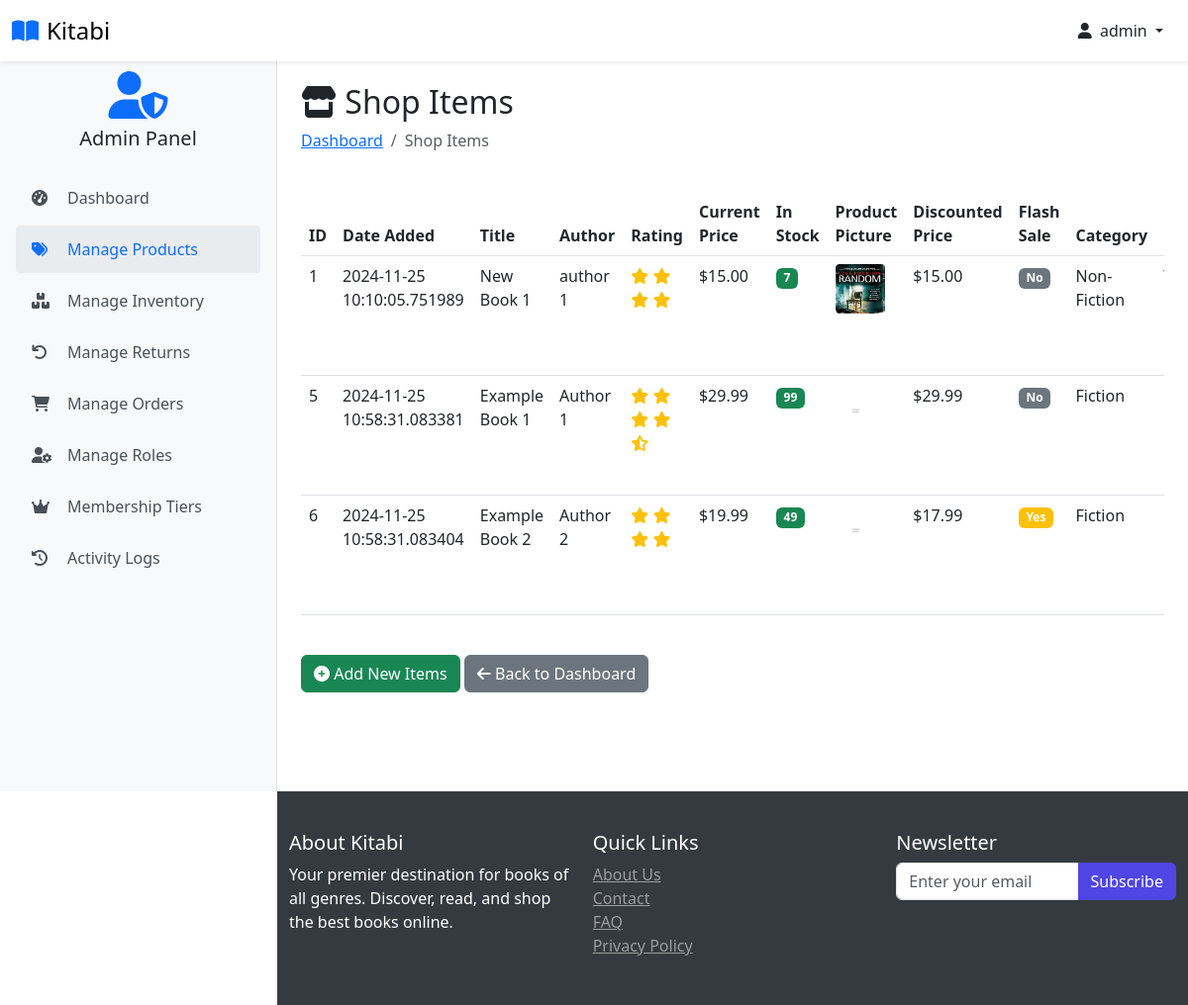
The page /shop-items (signed in) on the database its author committed.
### website/models.py (models this page shows, shortened)
class Customer(db.Model, UserMixin):
    id = db.Column(db.Integer, primary_key=True)
    full_name = db.Column(db.String(100), nullable=False)
    email = db.Column(db.String(100), unique=True, nullable=False)
    username = db.Column(db.String(100), unique=True, nullable=False)
    password_hash = db.Column(db.String(200), nullable=False)
    date_joined = db.Column(db.DateTime(), default=datetime.utcnow)
    is_admin_val = db.Column(db.Boolean, default=False)
    last_login = db.Column(db.DateTime)
    status = db.Column(db.String(20), default='active')
    membership_tier_id = db.Column(db.Integer, db.ForeignKey('membership_tier.id'), default=1)  # Default to Normal
    points = db.Column(db.Integer, default=0)
    membership_tier = db.relationship('MembershipTier', backref='customers')
    cart_items = db.relationship('Cart', back_populates='customer', lazy=True)
    orders = db.relationship('Order', back_populates='customer', lazy=True)
    activity_logs = db.relationship('ActivityLog', back_populates='user', lazy=True)
    returns = db.relationship('Return', foreign_keys='Return.customer_link', back_populates='customer', lazy=True)
    roles = db.relationship(
        'Role',
        secondary=user_roles,
        back_populates='users',
        lazy='dynamic'
    )
    @property
    def password(self):
        raise AttributeError('Password is not a readable Attribute')
    @property
    def is_admin(self):
        return self.is_admin_val or any(
            role.name in ['Super Admin', 'Product Manager', 'Order Manager']
            for role in self.roles
        )
    def has_permission(self, permission):
        if not self.roles:
            return False
        for role in self.roles:
            permissions = role.permissions or []
            if permission in permissions:
                return True
        return False

class Product(db.Model):
    id = db.Column(db.Integer, primary_key=True)
    product_name = db.Column(db.String(100), nullable=False)
    author = db.Column(db.String(100), nullable=False)
    rating = db.Column(db.Float, nullable=False)
    current_price = db.Column(db.Float, nullable=False)
    in_stock = db.Column(db.Integer, nullable=False)
    low_stock_threshold = db.Column(db.Integer, default=10)
    warehouse_location = db.Column(db.String(100), nullable=False, default='Main Warehouse')
    promotion_percentage = db.Column(db.Integer, default=0)
    discounted_price = db.Column(db.Float, nullable=True)
    product_picture = db.Column(db.String(1000), nullable=False)
    flash_sale = db.Column(db.Boolean, default=False)
    date_added = db.Column(db.DateTime, default=datetime.utcnow)
    category_id = db.Column(db.Integer, db.ForeignKey('category.id'), nullable=False)
    subcategory_id = db.Column(db.Integer, db.ForeignKey('sub_category.id'), nullable=False)
    last_stock_update = db.Column(db.DateTime, default=datetime.utcnow)
    returns = db.relationship('Return', foreign_keys='Return.product_link', back_populates='product', lazy=True)
    carts = db.relationship('Cart', back_populates='product', lazy=True)
    orders = db.relationship('Order', back_populates='product', lazy=True)
    stock_history = db.relationship('StockHistory', back_populates='product', lazy=True)
    category = db.relationship('Category', back_populates='products')
    subcategory = db.relationship('SubCategory', back_populates='products')

class Category(db.Model):
    id = db.Column(db.Integer, primary_key=True)
    name = db.Column(db.String(100), nullable=False, unique=True)
    products = db.relationship('Product', back_populates='category', lazy=True)
    subcategories = db.relationship('SubCategory', back_populates='category', lazy=True)

### website/admin.py (the view)
@admin.route('/shop-items', methods=['GET', 'POST'])
@login_required
@admin_required
@check_permission('manage_products')
def shop_items():
    items = Product.query.order_by(Product.date_added).all()
    low_stock_items = [item for item in items if item.in_stock < 10]
    return render_template('shop_items.html', items=items, low_stock_items=low_stock_items)

### website/templates/shop_items.html (shortened to what this page needs)
{% extends 'base.html' %}
{% block body %}
<div class="container  ">
    <div class="row mb-4">
        <div class="col">
            <h2><i class="fas fa-store"></i> Shop Items</h2>
            <nav aria-label="breadcrumb">
                <ol class="breadcrumb">
                    <li class="breadcrumb-item"><a href="{{ url_for('admin.admin_page') }}">Dashboard</a></li>
                    <li class="breadcrumb-item active">Shop Items</li>
                </ol>
            </nav>
        </div>
    </div>
    {% if items | length < 1 %}
    <div class="alert alert-info">
        <h4 class="alert-heading">No Shop Items Available</h4>
        <p>Please add items to the shop to view them here.</p>
    </div>
    {% else %}
    <div class="table-responsive">
        <table class="table table-hover">
            <thead class="thead-light">
                <tr>
                    <th scope="col">ID</th>
                    <th scope="col">Date Added</th>
                    <th scope="col">Title</th>
                    <th scope="col">Author</th>
                    <th scope="col">Rating</th>
                    <th scope="col">Current Price</th>
                    <th scope="col">In Stock</th>
                    <th scope="col">Product Picture</th>
                    <th scope="col">Discounted Price</th>
                    <th scope="col">Flash Sale</th>
                    <th scope="col">Category</th>
                    <th scope="col">Subcategory</th>
                </tr>
            </thead>
            <tbody>
                {% for item in items %}
                <tr>
                    <td>{{ item.id }}</td>
                    <td>{{ item.date_added }}</td>
                    <td>{{ item.product_name }}</td>
                    <td>{{ item.author }}</td>
                    <td>
                        <div class="text-warning">
                            {% for i in range(item.rating|int) %}
                            <i class="fas fa-star"></i>
                            {% endfor %}
                            {% if item.rating % 1 >= 0.5 %}
                            <i class="fas fa-star-half-alt"></i>
                            {% endif %}
                        </div>
                    </td>
                    <td>${{ "{:,.2f}".format(item.current_price) }}</td>
                    <td>
                        {% if item.in_stock > 0 %}
                        <span class="badge bg-success">{{ item.in_stock }}</span>
                        {% else %}
                        <span class="badge bg-danger">Out of Stock</span>
                        {% endif %}
                    </td>
                    <td>
                        <img src="{{ item.product_picture }}" alt="{{ item.product_name }}" style="height: 50px; width: 50px; border-radius: 4px;">
                    </td>
                    <td>${{ "{:,.2f}".format(item.discounted_price) }}</td>
                    <td>
                        {% if item.flash_sale %}
                        <span class="badge bg-warning">Yes</span>
                        {% else %}
                        <span class="badge bg-secondary">No</span>
                        {% endif %}
                    </td>
                    <td>{{ item.category.name }}</td>
                    <td>{{ item.subcategory.name }}</td>
                </tr>
                {% endfor %}
            </tbody>
        </table>
    </div>
    {% endif %}
    <div class="row mt-4">
        <div class="col">
            <a href="{{ url_for('admin.add_shop_items') }}" class="btn btn-success">
                <i class="fas fa-plus-circle"></i> Add New Items
            </a>
            <a href="{{ url_for('admin.admin_page') }}" class="btn btn-secondary">
                <i class="fas fa-arrow-left"></i> Back to Dashboard
            </a>
        </div>
    </div>
</div>
{% endblock %}

### website/templates/base.html (shortened to what this page needs)
<!DOCTYPE html>
<html lang="en">
<head>
    <link rel="stylesheet" href="{{ url_for('static', filename='css/bootstrap.min.css') }}">
    <link rel="stylesheet" href="{{ url_for('static', filename='css/owl.carousel.min.css') }}">
    <link rel="stylesheet" href="{{ url_for('static', filename='css/style.css') }}">
    <link rel="stylesheet" href="https://cdnjs.cloudflare.com/ajax/libs/font-awesome/6.0.0/css/all.min.css">
</head>
<body class="{% if current_user.is_authenticated %}{% if current_user.is_admin %}admin-user{% else %}user{% endif %}{% else %}guest{% endif %}">
<nav class="navbar navbar-light bg-white fixed-top shadow-sm">
    <div class="container-fluid">
        <div class="d-flex align-items-center">
            <a class="navbar-brand d-flex align-items-center" href="/">
                <i class="fas fa-book-open text-primary me-2"></i>
                <span class="font-weight-bold">Kitabi</span>
            </a>
        </div>
        <div class="d-flex align-items-center user-nav">
            {% if current_user.is_authenticated %}
                <div class="dropdown">
                    <button class="btn btn-link text-dark text-decoration-none dropdown-toggle" type="button" id="userDropdown" data-bs-toggle="dropdown" aria-expanded="false">
                        <i class="fas fa-user me-1"></i>
                        {{ current_user.username }}
                    </button>
                </div>
            {% else %}
                <a href="{{ url_for('auth.login') }}" class="btn btn-primary">
                    <i class="fas fa-sign-in-alt me-2"></i>Login
                </a>
            {% endif %}
        </div>
    </div>
</nav>
{% if current_user.is_authenticated and current_user.is_admin %}
    <div class="admin-sidebar">
        <div class="text-center mb-4">
            <i class="fas fa-user-shield fa-3x text-primary"></i>
            <h5 class="mt-2">Admin Panel</h5>
        </div>
        <div class="nav flex-column">
            <a class="admin-nav-item" href="{{ url_for('admin.admin_page') }}">
                <i class="fas fa-tachometer-alt"></i>Dashboard
            </a>
            {% if current_user.has_permission('manage_products') %}
            <a class="admin-nav-item" href="{{ url_for('admin.shop_items') }}">
                <i class="fas fa-tags"></i>Manage Products
            </a>
            {% endif %}
            {% if current_user.has_permission('manage_inventory') %}
            <a class="admin-nav-item" href="{{ url_for('admin.inventory_management') }}">
                <i class="fas fa-boxes"></i>Manage Inventory
            </a>
            {% endif %}
            {% if current_user.has_permission('manage_returns') %}
            <a class="admin-nav-item" href="{{ url_for('admin.returns_management') }}">
                <i class="fas fa-undo"></i>Manage Returns
            </a>
            {% endif %}
            {% if current_user.has_permission('manage_orders') %}
            <a class="admin-nav-item" href="{{ url_for('admin.order_view') }}">
                <i class="fas fa-shopping-cart"></i>Manage Orders
            </a>
            {% endif %}
            {% if current_user.has_permission('manage_users') %}
            <a class="admin-nav-item" href="{{ url_for('admin.manage_roles') }}">
                <i class="fas fa-user-cog"></i>Manage Roles
            </a>
            <a class="admin-nav-item" href="{{ url_for('admin.membership_tiers') }}">
                <i class="fas fa-crown"></i>Membership Tiers
            </a>
            {% endif %}
            {% if current_user.has_permission('view_reports') %}
            <a class="admin-nav-item" href="{{ url_for('admin.view_activity_logs') }}">
                <i class="fas fa-history"></i>Activity Logs
            </a>
            {% endif %}
        </div>
    </div>
{% endif %}
    <main class="main-content">
         <div class="container pt-2">
            {% block body %}{% endblock %}
        </div>
    </main>
    <footer>
         <div class="container pt-2">
            <div class="row">
                <div class="col-md-4">
                    <h5>About Kitabi</h5>
                    <p>Your premier destination for books of all genres. Discover, read, and shop the best books online.</p>
                </div>
                <div class="col-md-4">
                    <h5>Quick Links</h5>
                    <ul class="list-unstyled">
                        <li><a href="#" class="text-white-50">About Us</a></li>
                        <li><a href="#" class="text-white-50">Contact</a></li>
                        <li><a href="#" class="text-white-50">FAQ</a></li>
                    <li><a href="#" class="text-white-50">Privacy Policy</a></li>
                </ul>
            </div>
            <div class="col-md-4">
                <h5>Newsletter</h5>
                <form method="POST" enctype="multipart/form-data">
                    <div class="input-group">
                        <input type="email" class="form-control" placeholder="Enter your email">
                        <button class="btn btn-primary" type="submit">Subscribe</button>
                    </div>
                </form>
            </div>
        </div>
    </div>
</footer>
</body>
</html>

### website/static/css/style.css (style rules this page uses)
:root { --primary-color: #4f46e5; --secondary-color: #818cf8; --dark-color: #1f2937; --light-color: #f3f4f6; }
body { font-family: 'Segoe UI', Tahoma, Geneva, Verdana, sans-serif; padding-top: 56px; margin: 0; }
.navbar-brand { font-size: 1.5rem; }
.sidebar, .admin-sidebar { height: calc(100vh - 56px); position: fixed; top: 56px; left: 0; width: 280px; z-index: 1000; overflow-y: auto; transition: transform 0.3s ease-in-out; padding: 1rem; }
.admin-sidebar { background-color: #f8f9fa; border-right: 1px solid rgba(0, 0, 0, 0.1); }
.main-content { padding-top: 20px; min-height: calc(100vh - 56px); transition: margin-left 0.3s ease-in-out; }
body.admin-user .main-content { margin-left: 280px; }
.admin-nav-item { display: flex; align-items: center; padding: 0.75rem 1rem; color: #495057; text-decoration: none; border-radius: 0.25rem; transition: all 0.2s; margin-bottom: 0.25rem; }
.admin-nav-item:hover, .admin-nav-item.active { background-color: #e9ecef; color: #0d6efd; text-decoration: none; }
.admin-nav-item i { width: 1.5rem; margin-right: 0.75rem; }
.btn-primary { background-color: var(--primary-color); border-color: var(--primary-color); }
footer { flex-shrink: 0; position: relative; width: 100%; margin-top: auto; }
@media (min-width: 992px) { body:not(.admin-user) footer, body.admin-user footer { margin-left: 280px; width: calc(100% - 280px); } }

### website/templates/base.html (style rules this page uses)
body { min-height: 100vh; display: flex; flex-direction: column; padding-top: 56px; }
.sidebar, .admin-sidebar { height: calc(100vh - 56px); position: fixed; top: 56px; left: 0; width: 280px; z-index: 1000; overflow-y: auto; transition: transform 0.3s ease-in-out; padding: 1rem; }
.admin-sidebar { background-color: #f8f9fa; border-right: 1px solid rgba(0, 0, 0, 0.1); }
.admin-nav-item { display: flex; align-items: center; padding: 0.75rem 1rem; color: #495057; text-decoration: none; border-radius: 0.25rem; transition: all 0.2s; margin-bottom: 0.25rem; }
.admin-nav-item:hover, .admin-nav-item.active { background-color: #e9ecef; color: #0d6efd; text-decoration: none; }
.admin-nav-item i { width: 1.5rem; margin-right: 0.75rem; }
.main-content { flex: 1; padding-top: 20px; transition: margin-left 0.3s ease-in-out; }
footer { margin-top: auto; background-color: #343a40; color: white; padding: 2rem 0; }
@media (min-width: 992px) { body.admin-user .main-content, body.admin-user footer { margin-left: 280px; } }

### rows shown on the page
Customer: username "admin"
Product: id "1", date_added "2024-11-25 10:10:05.751989", product_name "New Book 1", author "author 1", rating 4 (drawn), current_price "15.00", in_stock "7", product_picture (picture), discounted_price "15.00", flash_sale "No", category.name "Non-Fiction"
Product: id "5", date_added "2024-11-25 10:58:31.083381", product_name "Example Book 1", author "Author 1", rating 4.5 (drawn), current_price "29.99", in_stock "99", product_picture (placeholder picture), discounted_price "29.99", flash_sale "No", category.name "Fiction"
Product: id "6", date_added "2024-11-25 10:58:31.083404", product_name "Example Book 2", author "Author 2", rating 4 (drawn), current_price "19.99", in_stock "49", product_picture (placeholder picture), discounted_price "17.99", flash_sale "Yes", category.name "Fiction"
